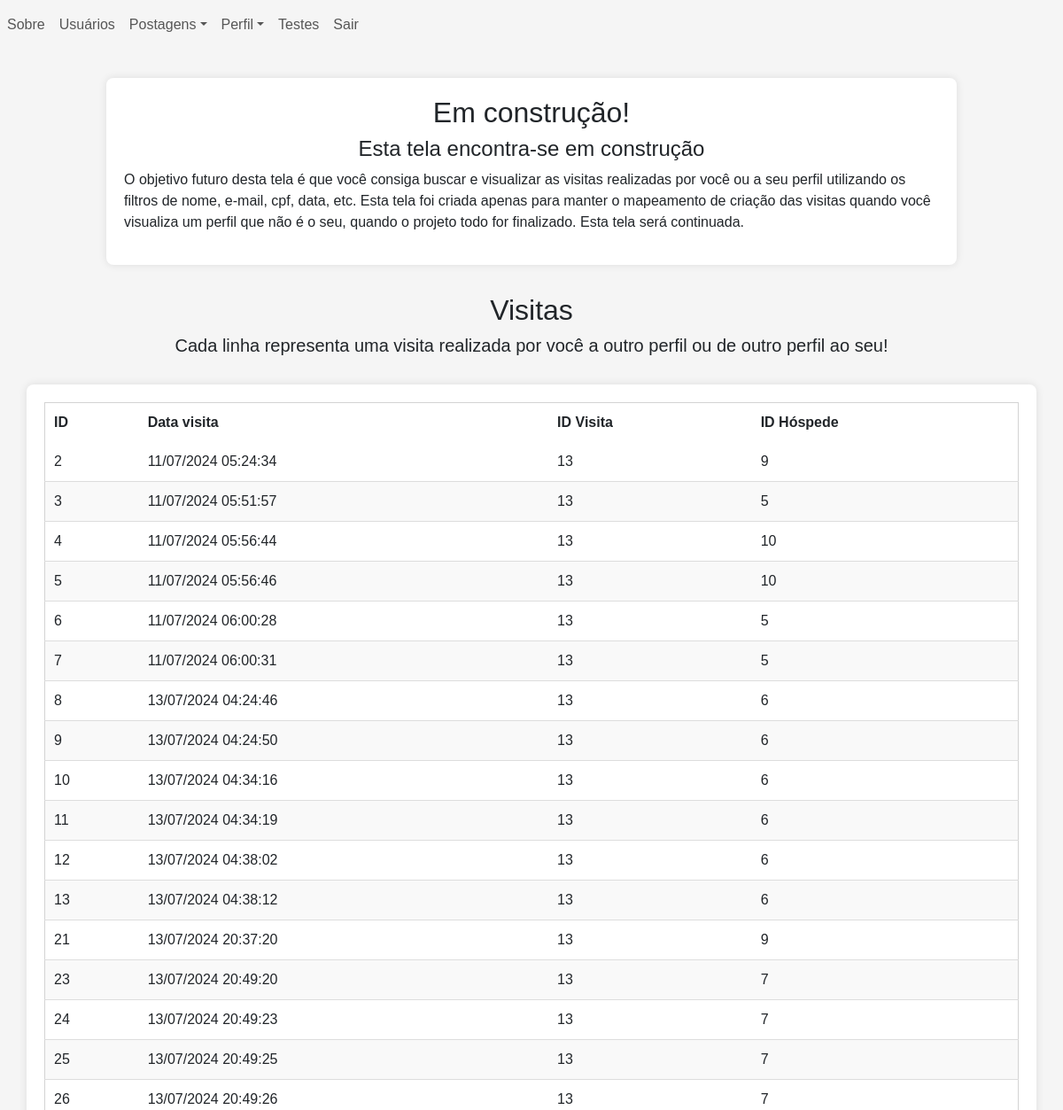
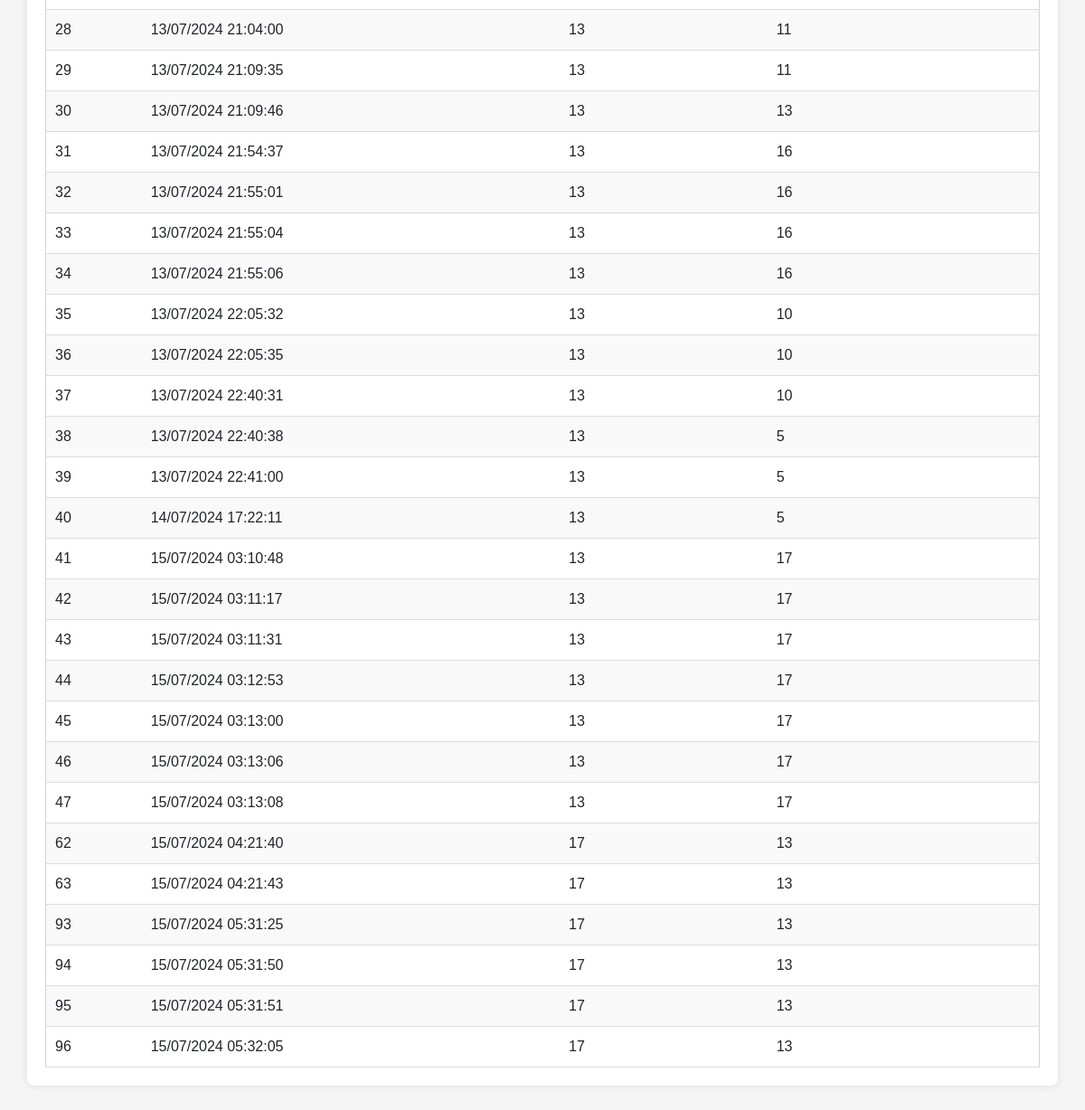
Page /users/visits.php (signed in) on the committed database (2 pictures, top to bottom).
### tables this page shows
CREATE TABLE users_visits (
    id INTEGER PRIMARY KEY AUTOINCREMENT,
    id_host INTEGER,
    id_guest INTEGER,
    created_at TIMESTAMP DEFAULT CURRENT_TIMESTAMP,
    FOREIGN KEY (id_host) REFERENCES users(id),
    FOREIGN KEY (id_guest) REFERENCES users(id)
);

### src/back/config.php (called while the page is built, shortened)
<?php
    function format_date($date_string){
        return $date_string != null ? date('d/m/Y H:i:s',strtotime($date_string)) : "";
    }
?>

### users/visits.php (the view)
<?php
    require "../src/back/config.php";
?>
<!DOCTYPE html>
<html lang="en">
    <head>
        <?php require SRC_URL."front/head.php" ?>
    </head>
    <body>
        <?php require SRC_URL."front/navbar.php" ?>
        <article class = " container">
            <div class = "text-center">
                <h2>Em construção!</h2>
                <h4>Esta tela encontra-se em construção</h4>
            </div>
            <p class = "text-justify">
                O objetivo futuro desta tela é que você consiga buscar e visualizar as visitas realizadas por você ou a seu perfil utilizando os filtros de nome, e-mail, cpf, data, etc. Esta tela foi criada apenas para manter o mapeamento de criação das visitas quando você visualiza um perfil que não é o seu, quando o projeto todo for finalizado. Esta tela será continuada.
            </p>
        </article>
        <div class = "text-center">
            <h2>Visitas</h2>
            <h5>Cada linha representa uma visita realizada por você a outro perfil ou de outro perfil ao seu!</h5>
        </div>
        <section class = "table-container">
            <table>
                <thead>
                    <th scope="col">ID</th>
                    <th scope="col">Data visita</th>
                    <th scope="col">ID Visita</th>
                    <th scope="col">ID Hóspede</th>
                </thead>
                <tbody>
                    <?php
                        $db = db_conn();
                        $query = $db->query("SELECT * FROM users_visits WHERE id_guest = ".$_SESSION['user']['id']." OR id_host = ".$_SESSION['user']['id']);
                        $visits = [];
                        while ($row = $query->fetchArray(SQLITE3_ASSOC)) {
                            $visits[] = $row;
                        }
                        foreach ($visits as $visit) {
                            echo "<tr scope = 'row'>";
                            echo "<td>".$visit['id']."</td>";
                            echo "<td>".format_date($visit['created_at'])."</td>";
                            echo "<td>".$visit['id_guest']."</td>";
                            echo "<td>".$visit['id_host']."</td>";
                            echo "</tr>";
                        }
                    ?>
                </tbody>
            </table>
        </section>
    </body>
</html>

### main/index.css (style rules this page uses)
body { font-family: Arial, sans-serif; background-color: #f5f5f5; margin: 0; }
.table-container, .container { margin: 2rem auto; padding: 20px; background-color: #fff; box-shadow: 0 0 10px rgba(0, 0, 0, 0.1); border-radius: 8px; }
.table-container { max-width: 95%; overflow: auto; }
.container { max-width: 80%; }
table { border: solid 1px lightgrey; width: 100%; margin: 0 auto; border-collapse: collapse; word-wrap: unset; }
table th { padding: 10px; }
table td { padding: 10px; border-bottom: 1px solid #ddd; white-space: nowrap; }
table tr:nth-child(even) { background-color: #f9f9f9; }

### rows in the picture
users_visits: id "2", created_at "11/07/2024 05:24:34", id_guest "13", id_host "9"
users_visits: id "3", created_at "11/07/2024 05:51:57", id_guest "13", id_host "5"
users_visits: id "4", created_at "11/07/2024 05:56:44", id_guest "13", id_host "10"
users_visits: id "5", created_at "11/07/2024 05:56:46", id_guest "13", id_host "10"
users_visits: id "6", created_at "11/07/2024 06:00:28", id_guest "13", id_host "5"
users_visits: id "7", created_at "11/07/2024 06:00:31", id_guest "13", id_host "5"
users_visits: id "8", created_at "13/07/2024 04:24:46", id_guest "13", id_host "6"
users_visits: id "9", created_at "13/07/2024 04:24:50", id_guest "13", id_host "6"
users_visits: id "10", created_at "13/07/2024 04:34:16", id_guest "13", id_host "6"
users_visits: id "11", created_at "13/07/2024 04:34:19", id_guest "13", id_host "6"
users_visits: id "12", created_at "13/07/2024 04:38:02", id_guest "13", id_host "6"
users_visits: id "13", created_at "13/07/2024 04:38:12", id_guest "13", id_host "6"
users_visits: id "21", created_at "13/07/2024 20:37:20", id_guest "13", id_host "9"
users_visits: id "23", created_at "13/07/2024 20:49:20", id_guest "13", id_host "7"
users_visits: id "24", created_at "13/07/2024 20:49:23", id_guest "13", id_host "7"
users_visits: id "25", created_at "13/07/2024 20:49:25", id_guest "13", id_host "7"
users_visits: id "26", created_at "13/07/2024 20:49:26", id_guest "13", id_host "7"
users_visits: id "28", created_at "13/07/2024 21:04:00", id_guest "13", id_host "11"
users_visits: id "29", created_at "13/07/2024 21:09:35", id_guest "13", id_host "11"
users_visits: id "30", created_at "13/07/2024 21:09:46", id_guest "13", id_host "13"
users_visits: id "31", created_at "13/07/2024 21:54:37", id_guest "13", id_host "16"
users_visits: id "32", created_at "13/07/2024 21:55:01", id_guest "13", id_host "16"
users_visits: id "33", created_at "13/07/2024 21:55:04", id_guest "13", id_host "16"
users_visits: id "34", created_at "13/07/2024 21:55:06", id_guest "13", id_host "16"
users_visits: id "35", created_at "13/07/2024 22:05:32", id_guest "13", id_host "10"
users_visits: id "36", created_at "13/07/2024 22:05:35", id_guest "13", id_host "10"
users_visits: id "37", created_at "13/07/2024 22:40:31", id_guest "13", id_host "10"
users_visits: id "38", created_at "13/07/2024 22:40:38", id_guest "13", id_host "5"
users_visits: id "39", created_at "13/07/2024 22:41:00", id_guest "13", id_host "5"
users_visits: id "40", created_at "14/07/2024 17:22:11", id_guest "13", id_host "5"
users_visits: id "41", created_at "15/07/2024 03:10:48", id_guest "13", id_host "17"
users_visits: id "42", created_at "15/07/2024 03:11:17", id_guest "13", id_host "17"
users_visits: id "43", created_at "15/07/2024 03:11:31", id_guest "13", id_host "17"
users_visits: id "44", created_at "15/07/2024 03:12:53", id_guest "13", id_host "17"
users_visits: id "45", created_at "15/07/2024 03:13:00", id_guest "13", id_host "17"
users_visits: id "46", created_at "15/07/2024 03:13:06", id_guest "13", id_host "17"
users_visits: id "47", created_at "15/07/2024 03:13:08", id_guest "13", id_host "17"
users_visits: id "62", created_at "15/07/2024 04:21:40", id_guest "17", id_host "13"
users_visits: id "63", created_at "15/07/2024 04:21:43", id_guest "17", id_host "13"
users_visits: id "93", created_at "15/07/2024 05:31:25", id_guest "17", id_host "13"
users_visits: id "94", created_at "15/07/2024 05:31:50", id_guest "17", id_host "13"
users_visits: id "95", created_at "15/07/2024 05:31:51", id_guest "17", id_host "13"
users_visits: id "96", created_at "15/07/2024 05:32:05", id_guest "17", id_host "13"

### other values in the picture
$text "Sobre Usuários Testes Sair"
$text "Postagens Perfil"
